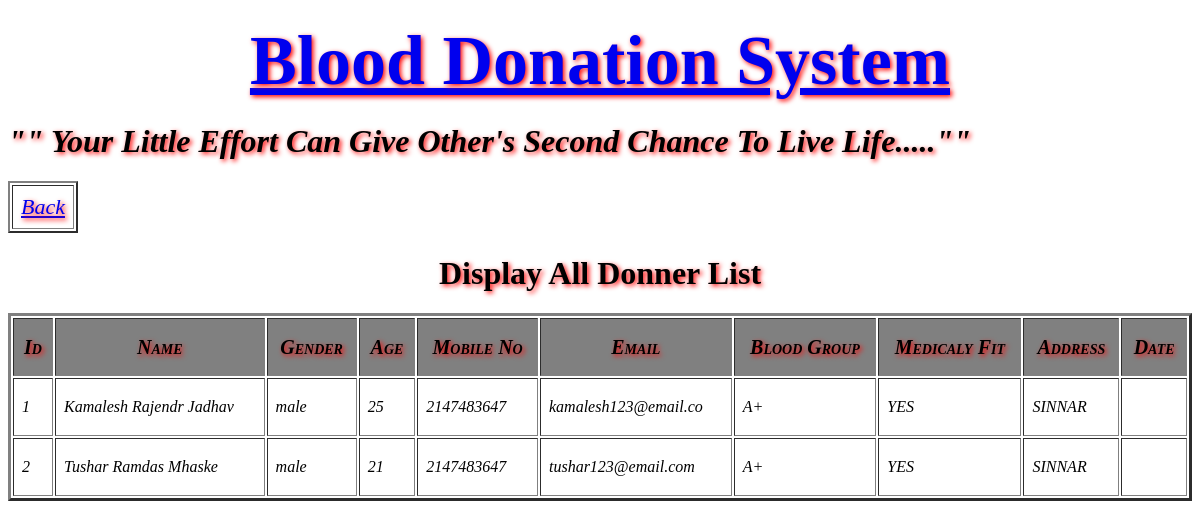
/donnar_history.php, run on the app's committed database.
### tables this page shows
CREATE TABLE `donarradd` (
  `id` int(70) NOT NULL,
  `name` varchar(100) NOT NULL,
  `gender` varchar(10) NOT NULL,
  `age` int(10) NOT NULL,
  `mo_number` int(12) NOT NULL,
  `email` varchar(20) NOT NULL,
  `blood_group` varchar(5) NOT NULL,
  `medicaly_fit` varchar(10) NOT NULL,
  `address` varchar(100) NOT NULL
);

### donnar_history.php (the view, shortened to what this page needs)
<?php
$host="localhost";
$user="root";
$pass="";
$db="bbas";
$connectQuery = mysqli_connect($host,$user,$pass,$db);
if(mysqli_connect_errno())
{
    echo mysqli_connect_error();
    exit();
}
else
{
    $selectQuery = "SELECT * FROM `donarradd` ";
    $result = mysqli_query($connectQuery,$selectQuery);
}
?>
<!DOCTYPE html>
<html lang="en">
<head>
</head>
<body>
	<h1 align="center"><a href="index.html" style="font-size: 70px;">Blood Donation System </a></h1>
	<h1><marquee><i> "" Your Little Effort Can Give Other's Second Chance To Live Life.....""</i></marquee></h1>
<table class="table" border="2"><h3><td style="font-size: 22px; font-style:italic;"><a href="home1.html"> Back </a></td></h3></table>
    <h1 align="center">Display All Donner List </h1>
    <table border="3px" style="width:100%; line-height:40px; color:black;font-style:italic;">
        <thead>
            <tr style="font-variant:small-caps; color:black;font-size:18px  text-shadow: 2px 2px 5px red;bgcolor="grey";">
	<th class="table"  bgcolor="grey">Id</th>
                <th class="table" bgcolor="grey">Name</th>
	<th  class="table" bgcolor="grey">Gender</th>
	<th  class="table" bgcolor="grey">Age</th>
	<th  class="table" bgcolor="grey">Mobile No</th>
                <th  class="table" bgcolor="grey">Email</th>
	<th  class="table" bgcolor="grey">Blood Group</th>
                <th  class="table" bgcolor="grey">Medicaly Fit</th>
                <th  class="table" bgcolor="grey">Address</th>
	<th  class="table" bgcolor="grey">Date</th>
            </tr>
        </thead>
        <tbody>
          <?php
	while($row=mysqli_fetch_array($result))
	{
	  echo("<tr><td>".$row["id"]."</td><td padding: 5>".$row["name"]."</td><td>".$row["gender"]."</td><td>".$row["age"]."</td><td>".$row["mo_number"]."</td><td>".$row["email"]."</td><td>".$row["blood_group"]."</td><td>".$row["medicaly_fit"]."</td><td>".$row["address"]."</td><td>".$row["date"]."</td></tr>");
	}
          ?>
        </tbody>
      </table>
  </body>
</html>

### donnar_history.php (style rules this page uses)
body { background-image: url('https://thumbs.dreamstime.com/z/heart-blood-drops-different-blood-types-white-background-heart-blood-drops-different-blood-types-white-158830677.jpg'); background-repeat: no-repeat; background-attachment: fixed; background-size: cover; }
h1 { text-shadow: 2px 2px 5px red; }
th,td { padding: 8px; }
.table { text-shadow: 2px 2px 5px red; font-size:20px; }

### data on the page
donarradd: id "1", name "Kamalesh Rajendr Jadhav", gender "male", age "25", mo_number "2147483647", email "kamalesh123@email.co", blood_group "A+", medicaly_fit "YES", address "SINNAR"
donarradd: id "2", name "Tushar Ramdas Mhaske", gender "male", age "21", mo_number "2147483647", email "tushar123@email.com", blood_group "A+", medicaly_fit "YES", address "SINNAR"
